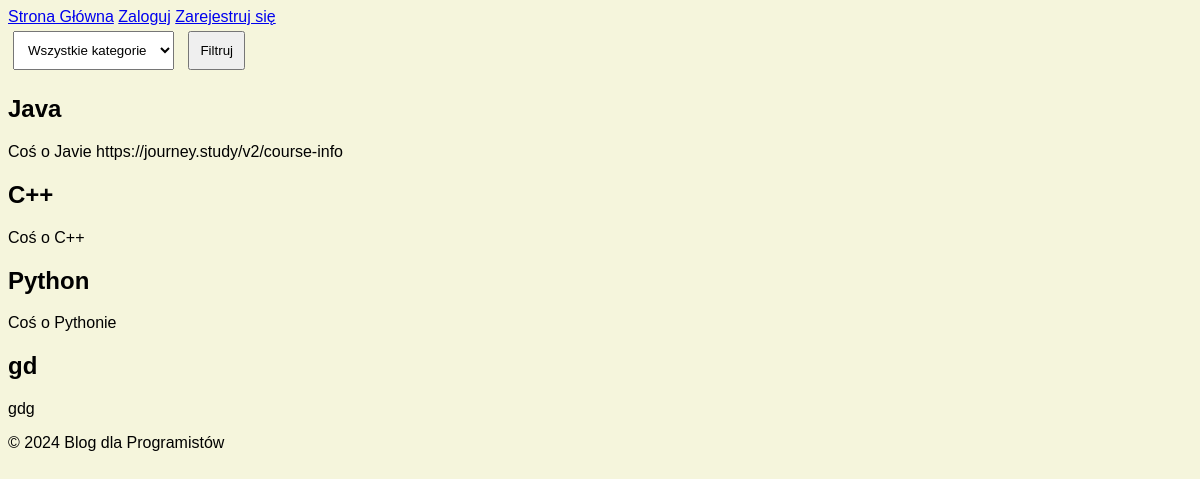
The app's page /posts/, older data.
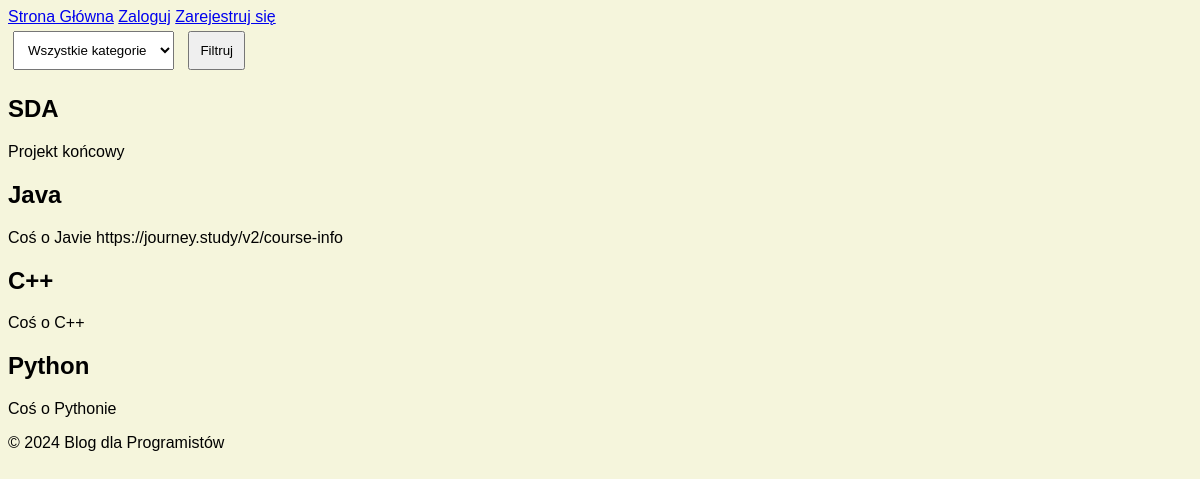
The same page, newer data.
### posts/models.py (models this page shows)
class Post(models.Model):
    CATEGORY_CHOICES = [
        ('Python', 'Python'),
        ('Java', 'Java'),
        ('C++', 'C++'),
        ('JavaScript', 'JavaScript'),
        ('Ruby', 'Ruby'),
    ]
    title = models.CharField(max_length=255)
    image = models.ImageField(upload_to='post_images/', null=True, blank=True)
    content = models.TextField()
    date_posted = models.DateTimeField(auto_now_add=True)
    author = models.ForeignKey(User, on_delete=models.CASCADE)
    category = models.CharField(max_length=10, choices=CATEGORY_CHOICES, default='Python')

### posts/views.py (the view)
# urls.py: path('posts/', post_list, name='post_list'),
def post_list(request):
    form = CategoryFilterForm(request.GET)
    if form.is_valid() and form.cleaned_data['category']:
        posts = Post.objects.filter(category=form.cleaned_data['category']).order_by('-date_posted')
    else:
        posts = Post.objects.all().order_by('-date_posted')
    return render(request, 'posts/post_list.html', {'posts': posts, 'form': form})

### posts/forms.py
class CategoryFilterForm(forms.Form):
    category = forms.ModelChoiceField(
        queryset=Category.objects.all(),
        required=False,
        label="Wybierz kategorię",
        empty_label="Wszystkie kategorie"
    )

### posts/models.py (called while the page is built)
    def __str__(self):
        return self.name

### posts/templates/posts/post_list.html (shortened to what this page needs)
{% extends 'base.html' %}
{% block content %}
<form method="get" action="{% url 'post_list' %}">
    {{ form.category }}
    <button type="submit">Filtruj</button>
</form>
{% for post in posts %}
    <div>
        <h2>{{ post.title }}</h2>
        <p>{{ post.content }}</p>
    </div>
{% endfor %}
{% endblock %}

Row changes from the older to the newer data that the page shows:
removed Post: title "gd", content "gdg"
added Post: title "SDA", content "Projekt końcowy"
